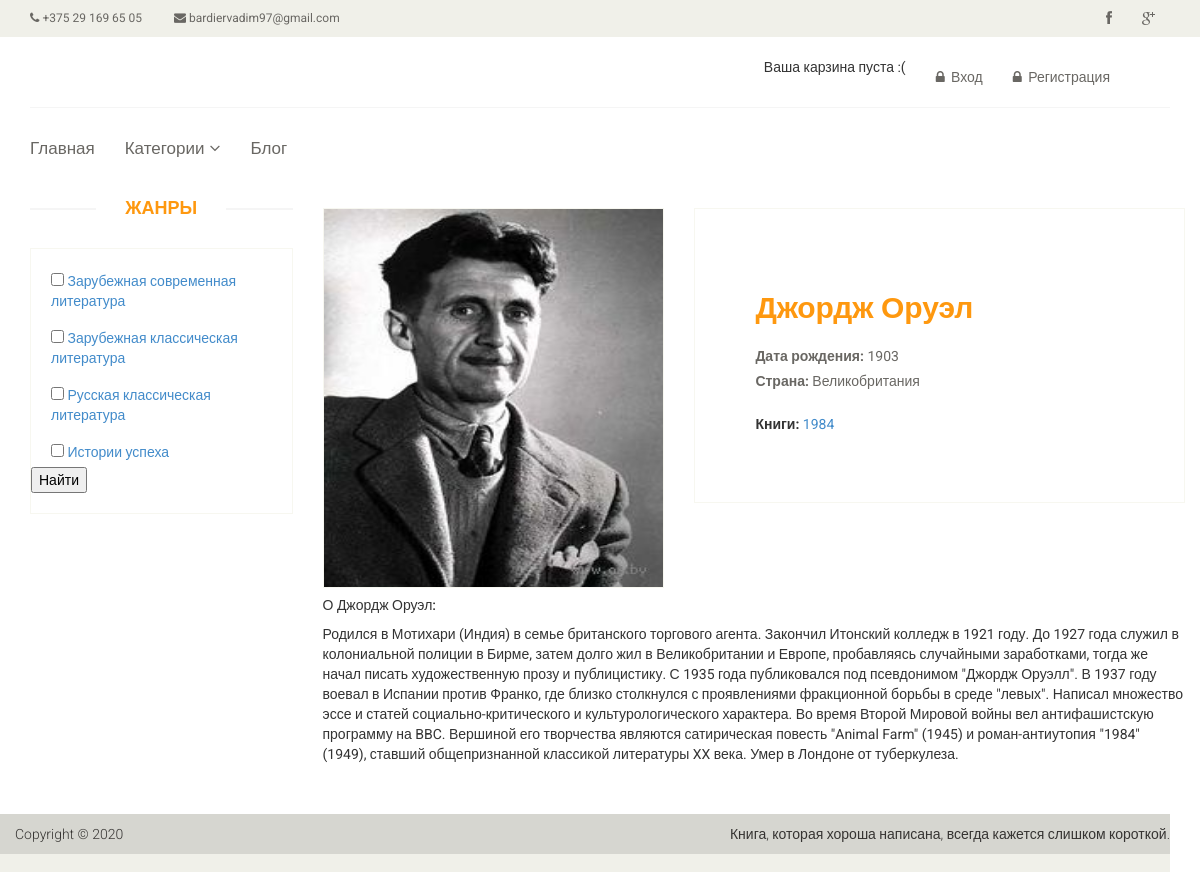
The page /author/Джордж Оруэл/ on the database its author committed.
### books/models.py (models this page shows, shortened)
class Genre(models.Model):
	name = models.CharField('Genre', max_length=225)
	description = models.TextField("Description")
	url = models.SlugField(max_length=225, unique=True)
	class Meta:
		verbose_name = "Genre"
		verbose_name_plural = "Genres"

class Author(models.Model):
	name = models.CharField('Full author name', max_length=225)
	birth = models.IntegerField('Year', default=2020)
	country = models.CharField('Country', max_length=225)
	description = models.TextField('Description')
	image = models.ImageField('Author image', upload_to="authors/")
	class Meta:
		verbose_name = "Author"
		verbose_name_plural = "Authors"

class Book(models.Model):
	title = models.CharField('Title', max_length=225)
	description = models.TextField('Description')
	poster = models.ImageField('Poster', upload_to='books/')
	year = models.IntegerField('Year', default=2020)
	authors = models.ManyToManyField(Author, verbose_name='Authors', related_name='book_author')
	number_of_pages = models.IntegerField('Number of pages')
	genres = models.ManyToManyField(Genre, verbose_name='Genres')
	price = models.FloatField('Price')
	amount = models.IntegerField(default=2)
	category = models.ForeignKey(Category, verbose_name='Category', on_delete=models.SET_NULL, null=True)
	publishing_house = models.CharField('Publishing_house', max_length=225)
	cover_type = models.CharField('Cover_type', max_length=225)
	url = models.SlugField(max_length=225, unique=True)
	draft = models.BooleanField('Draft', default=False)
	def get_absolute_url(self):
		return reverse('book_detail', kwargs={'slug': self.url})
	class Meta:
		verbose_name = "Book"
		verbose_name_plural = "Books"

### books/views.py (the view)
# urls.py: path('author/<str:slug>/', views.AuthorView.as_view(), name='author_detail'),
class AuthorView(GenreMixin, DetailView):
	model = Author
	template_name = 'books/author.html'
	slug_field = 'name'

### books/views.py (called while the page is built)
	def get_genres(self):
		return Genre.objects.all()

### cart/cart.py (called while the page is built)
	def __len__(self):
		return sum(item['quantity'] for item in self.cart.values())

### cart/context_processors.py (called while the page is built)
def cart(request):
	return {'cart': Cart(request)}

### templates/books/author.html
{% extends 'books/base.html' %}
{% block content %}
    {% load static %}
    <section>
        <div class="container">
            <div class="row">
                <div class="col-sm-3">
                    <div class="left-sidebar">
                        <h2>Жанры</h2>
                        <div class="panel-group category-products" id="accordian">
                            <form action="{% url 'filter' %}" method="get">
                                {% for genre in view.get_genres %}
                                    <div class="panel panel-default">
                                        <div class="panel-heading">
                                            <input type="checkbox" class="checked" name="genre"
                                                   value="{{ genre.id}}">
                                            <span><a href="#">{{ genre.name }}</a></span>>
                                        </div>
                                    </div>
                                {% endfor %}
                                <button type="submit">Найти</button>
                            </form>
                        </div>
                    </div>
                </div>
                <div class="col-sm-9 padding-right">
                    <div class="product-details">
                        <div class="row">
                            <div class="col-sm-5">
                                <div class="view-product">
                                    <img src="{{ author.image.url }}" alt=""/>
                                </div>
                            </div>
                            <div class="col-sm-7">
                                <div class="product-information">
                                    <span>
                                            <span>{{ author.name }}</span>
                                            <br>
                                    </span>
                                    <p><b>Дата рождения:</b> {{ author.birth }}</p>
                                    <p><b>Страна:</b> {{ author.country }}</p>
                                    <span><b>Книги:</b>
                                        {% for book in author.book_author.all %}
                                            <a href="{{ book.get_absolute_url }}">{{ book.title }}</a>
                                        {% endfor %}
                                    </span>
                                </div>
                            </div>
                        </div>
                        <div class="row">
                            <div class="col-sm-12">
                                <h5>О {{ author.name }}:</h5>
                                <p>{{ author.description|safe }}</p>
                            </div>
                        </div>
                    </div>
                </div>
            </div>
        </div>
    </section>
{% endblock content %}

### static/css/main.css (style rules this page uses)
body { font-family: 'Roboto', sans-serif; background; position: relative; font-weight: 400px; padding-bottom: 58px; }
a { -webkit-transition: 300ms; -moz-transition: 300ms; -o-transition: 300ms; transition: 300ms; }
h1, h2, h3, h4, h5, h6 { font-family: 'Roboto', sans-serif; }
.category-products { border: 1px solid #F7F7F0; margin-bottom: 35px; padding-bottom: 20px; padding-top: 15px; }
.left-sidebar h2, .brands_products h2 { color: #FE980F; font-family: 'Roboto', sans-serif; font-size: 18px; font-weight: 700; margin: 0 auto 30px; text-align: center; text-transform: uppercase; position: relative; z-index: 3; }
.left-sidebar h2:after, h2.title:after { content: " "; position: absolute; border: 1px solid #f5f5f5; bottom: 8px; left: 0; width: 100%; height: 0; z-index: -2; }
.left-sidebar h2:before { content: " "; position: absolute; background: #fff; bottom: -6px; width: 130px; height: 30px; z-index: -1; left: 50%; margin-left: -65px; }
.category-products .panel { background-color: #FFFFFF; border: 0px; border-radius: 0px; box-shadow: none; margin-bottom: 0px; }
.category-products .panel-default .panel-heading { background-color: #FFFFFF; border: 0 none; color: #FFFFFF; padding: 5px 20px; }
.padding-right { padding-right: 0; }
.product-details { overflow: hidden; }
.product-details { margin-bottom: 40px; overflow: hidden; margin-top: 10px; }
.view-product { position: relative; }
.view-product img { border: 1px solid #F7F7F0; height: 380px; width: 100%; }
.product-information { border: 1px solid #F7F7F0; overflow: hidden; padding-bottom: 60px; padding-left: 60px; padding-top: 60px; position: relative; }
.product-information p { color: #696763; font-family: 'Roboto', sans-serif; margin-bottom: 5px; }
.product-information span { display: inline-block; margin-bottom: 8px; margin-top: 18px; }
.product-information span span { color: #FE980F; float: left; font-family: 'Roboto', sans-serif; font-size: 30px; font-weight: 700; margin-right: 20px; margin-top: 0px; }

### rows shown on the page
Genre: name "Зарубежная современная литература"
Genre: name "Зарубежная классическая литература"
Genre: name "Русская классическая литература"
Genre: name "Истории успеха"
Author: image (picture), name "Джордж Оруэл", birth "1903", country "Великобритания", description "Родился в Мотихари (Индия) в семье британского торгового агента. Закончил Итонский колледж в 1921 году. До 1927 года служил в колониальной полиции в Бирме, затем долго жил в Великобритании и Европе, пробавляясь случайными заработками, тогда же начал писать художественную прозу и публицистику. С 1935 года публиковался под псевдонимом \"Джордж Оруэлл\". В 1937 году воевал в Испании против Франко, где близко столкнулся с проявлениями фракционной борьбы в среде \"левых\". Написал множество эссе и статей социально-критического и культурологического характера. Во время Второй Мировой войны вел антифашистскую программу на BBC. Вершиной его творчества являются сатирическая повесть \"Animal Farm\" (1945)…"
Book: title "1984"
